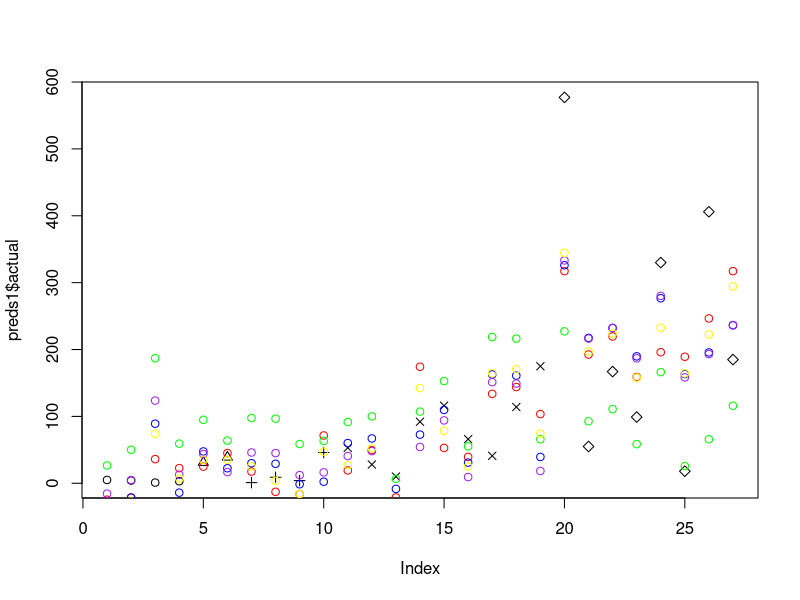
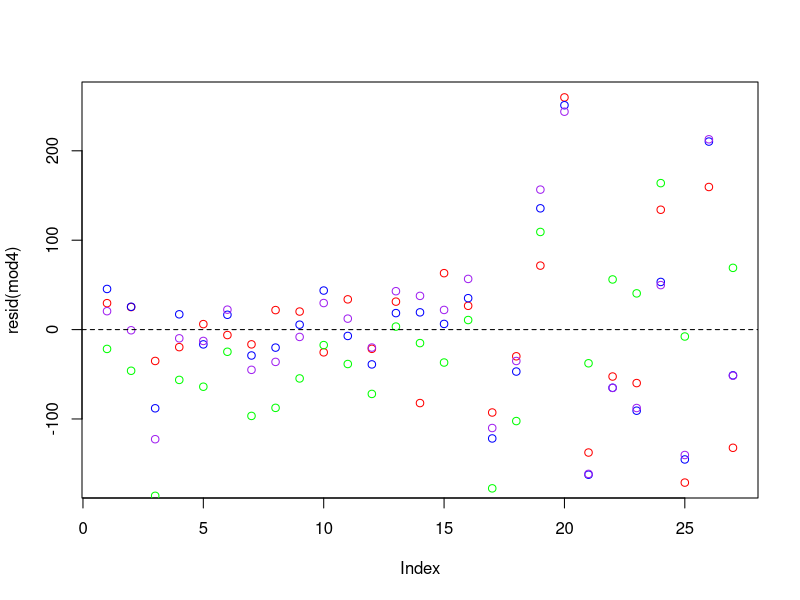
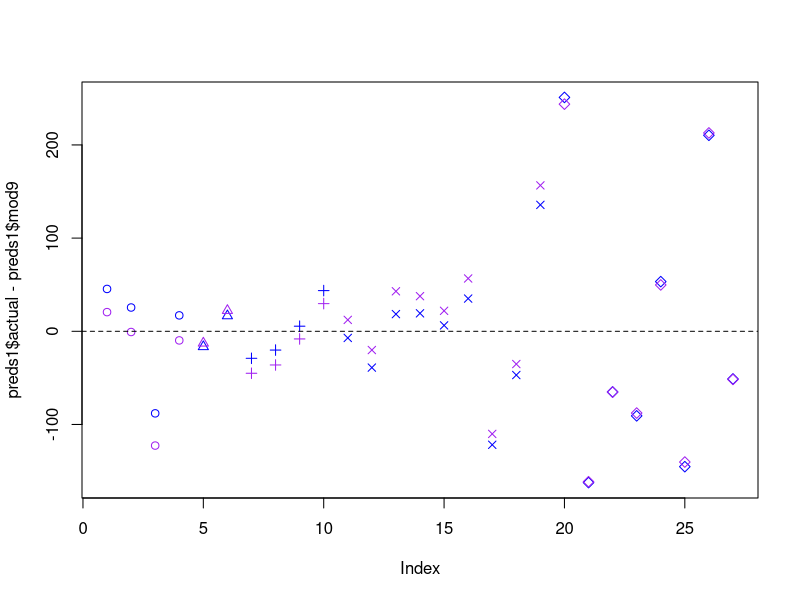

R code for these plots, in order:
master <- read.csv("MASTER_DATA.csv", stringsAsFactors = F, header=T)
master$wal <- ifelse(master$store=="Walmart", 1, 0)
master$normalizedCrime <- master$crimes2014 / master$Percentage.hours.open.per.week
master$crimesPerHour <- master$crimes2014 / (master$Hours.open.per.week * 52)

mod1 <- lm(crimes2014 ~ AvgIncome + MedIncome + CollegeGradPercent, data = master)
mod2 <- lm(crimes2014 ~ store + AvgIncome + MedIncome + CollegeGradPercent, data = master)
mod3 <- lm(crimes2014 ~ CollegeGradPercent, data = master)
mod4 <- lm(crimes2014 ~ CollegeGradPercent + store, data = master)
mod5 <- lm(crimes2014 ~ CollegeGradPercent + AvgIncome + store, data = master)
mod6 <- lm(crimes2014 ~ AvgIncome + store, data = master)
mod7 <- lm(crimes2014 ~ KDEraw, data = master)
mod9 <- lm(crimes2014 ~ KDEraw + store, data = master)
mod10 <- lm(crimes2014 ~ KDEraw + store + CollegeGradPercent, data = master)
mod10w <- lm(crimes2014 ~ KDEraw + wal + CollegeGradPercent, data = master)
mod11 <- lm(crimes2014 ~ CollegeGradPercent + closest_stops_in_meters + store, data = master)
mod12 <- lm(crimes2014 ~ KDEraw + closest_stops_in_meters + store, data = master)

mod9w <- lm(crimes2014 ~ KDEraw + wal, data = master)
mod2w <- lm(crimes2014 ~ wal + AvgIncome + MedIncome + CollegeGradPercent, data = master)

mod12w <- lm(crimes2014 ~ KDEraw + CollegeGradPercent + closest_stops_in_meters + wal, data = master)

summary(mod9)
summary(mod9w)

## crimes per hours(ish)
modh1 <- lm(normalizedCrime ~ KDEraw + CollegeGradPercent + wal, data = master)
summary(modh1)

preds1 <- data.frame(store = as.factor(master$store),
                     actual = master$crimes2014, 
                     mod1 = predict(mod1),
                     mod2 = predict(mod2),
                     mod4 = predict(mod4),
                     mod7 = predict(mod7),
                     mod9 = predict(mod9),
                     mod9w = predict(mod9w),
                     mod10 = predict(mod10))

# plot values
plot(preds1$actual, pch=as.numeric(preds1$store))
points(preds1$mod4, col="red")
points(preds1$mod7, col="green")
points(preds1$mod9, col="blue")
points(preds1$mod9w, col="purple")
points(preds1$mod10, col="yellow")
#### mod9 and mod10 are almost equivalent, but they're looking the best
#####mod9 has a higher adjusted R^2 than mod10, so we're going with that

# plot residuals
plot(resid(mod4), col="red")
points(resid(mod7), col="green")
points(resid(mod9), col="blue")
points(resid(mod9w), col="purple")
#### mod9 is better higher up, but they're close low
abline(h=0, lty=2)

# MSE

MSE <- function(mod, df) {
  sum(resid(mod)^2) / (nrow(df) - nrow(summary(mod)$coefficients))
}

MSE(mod4, master)
#10314.57
MSE(mod7, master)
#16145.79
MSE(mod9, master) # the best so far
#10768.24
MSE(mod9w, master)
# 9729.32
MSE(mod10, master)
#10243.15
MSE(mod10w, master)
# 9119.80

# TAKE A LOOK AT MOD9
##look at predictions
preds1[order(preds1$actual),c("store", "actual", "mod9", "mod9w")]

##plot residuals
# plot(resid(mod9), col="blue")
# points(resid(mod9w), col="purple")
# abline(h=0, lty=2)
###or do it with symbols for store type
plot(preds1$actual - preds1$mod9, pch=as.numeric(preds1$store), col="blue")
points(preds1$actual - preds1$mod9w, pch=as.numeric(preds1$store), col="purple")
abline(h=0, lty=2)
